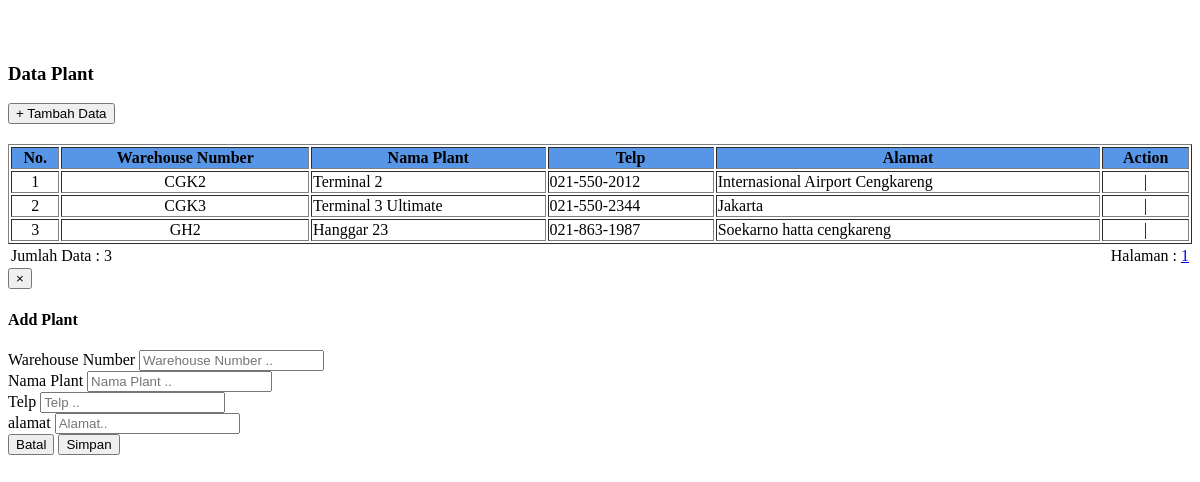
Screenshot of /admin/dest_plant.php with the database file from the repository.
### tables this page shows
CREATE TABLE IF NOT EXISTS `dest_plant` (
  `whn_dest` varchar(11) NOT NULL,
  `nm_dest_plant` varchar(20) NOT NULL,
  `telp_dest` varchar(12) NOT NULL,
  `alamat_dest` varchar(200) NOT NULL,
  PRIMARY KEY (`whn_dest`)
);

### admin/list_dest.php (the view, shortened to what this page needs)
<?php
$kode1	= $_GET['kode1'];
$kode2	= $_GET['kode2'];
$hal	= $_GET['hal'] ? $_GET['hal'] : 0;
$lim	= 5;
if (empty($kode1) && empty($kode2)){
	$query2	= "SELECT * FROM dest_plant";
}else{
	$query2	= "SELECT * FROM dest_plant
			WHERE whn_dest BETWEEN '$kode1' AND '$kode2' ";
}
	$data2	= mysql_query($query2);
	$jml	= mysql_num_rows($data2);
	$max	= ceil($jml/$lim);
echo "<div id='info'>
	<table width='100%' border='1' id='theList' class='table table-hover'>
		<tr>
			<th bgcolor='#5795E6'>No.</th>
			<th bgcolor='#5795E6'>Warehouse Number</th>
			<th bgcolor='#5795E6'>Nama Plant</th>
			<th bgcolor='#5795E6'>Telp</th>
			<th bgcolor='#5795E6'>Alamat</th>
			<th bgcolor='#5795E6'>Action</th>
		</tr>";
		if (empty($kode1) && empty($kode2)){
		$sql = "SELECT * FROM dest_plant
				ORDER BY whn_dest
				LIMIT $hal,$lim";
		}else{
		$sql = "SELECT * FROM dest_plant
				WHERE id_dest BETWEEN '$kode1' AND '$kode2'
				ORDER BY whn_dest
				LIMIT $hal,$lim";
		}
		$query = mysql_query($sql);
		$no=1+$hal;
		while($r_data=mysql_fetch_array($query)){
		$nomor=$r_data[telp_dest];
		$nomor1=substr($nomor,0,3);
		$nomor2=substr($nomor,3,3);
		$nomor3=substr($nomor,6,4);
		$output=$nomor1.'-'.$nomor2.'-'.$nomor3;
			echo "<tr>
					<td align='center'>$no</td>
					<td align='center'>$r_data[whn_dest]</td>
					<td>$r_data[nm_dest_plant]</td>
					<td>$output</td>
					<td>$r_data[alamat_dest]</td>
					<td><div align='center'><a class='glyphicon glyphicon-pencil' href='?page=edt_dest&whn_dest=$r_data[whn_dest]&id=$Encrypted'></a> | <a class='glyphicon glyphicon-trash hapus' href='proses.php?action=deletedest&whn_dest=$r_data[whn_dest]&id=$Encrypted'></div></td>
					</tr>";
			$no++;
		}
echo "</table>";
	echo "<table width='100%'>
		<tr>
			<td>Jumlah Data : $jml</td>";
		if (empty($kode1) && empty($kode2)){
		echo "<td align='right'>Halaman :";
			for ($h = 1; $h <= $max; $h++) {
					$list[$h] = $lim * $h - $lim;
					echo " <a href='javascript:void(0)' ";?>
                    onClick="$.get('list_dest.php?hal=<?php echo $list[$h]; ?>',
                    null, function(data) {$('#info').html(data);})" <?php echo">".$h."</a> ";
				}
	echo "</td>";
		}
	echo "</tr>
		</table>";
	echo "</div>";
?>

### rows the page displays
dest_plant: whn_dest "CGK2", nm_dest_plant "Terminal 2", telp_dest "021-550-2012", alamat_dest "Internasional Airport Cengkareng"
dest_plant: whn_dest "CGK3", nm_dest_plant "Terminal 3 Ultimate", telp_dest "021-550-2344", alamat_dest "Jakarta"
dest_plant: whn_dest "GH2", nm_dest_plant "Hanggar 23", telp_dest "021-863-1987", alamat_dest "Soekarno hatta cengkareng"

### other values shown
$jml "3"
